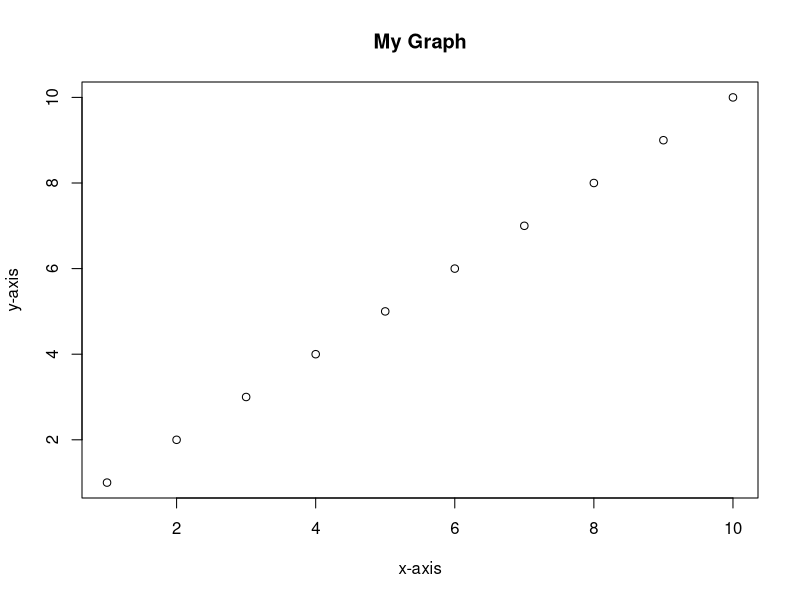
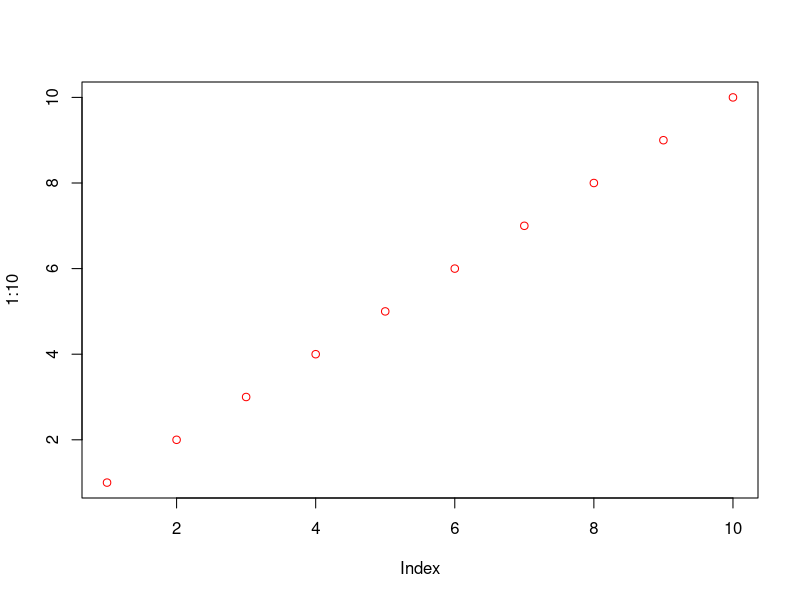
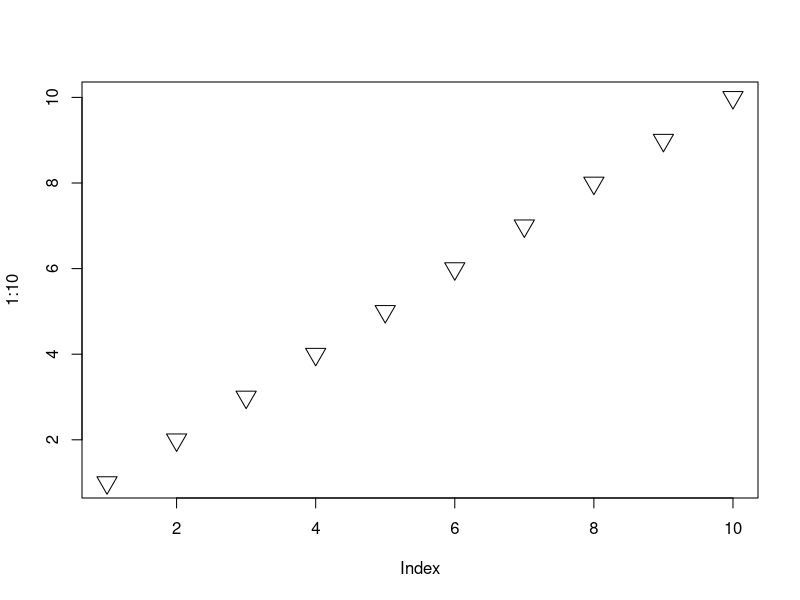
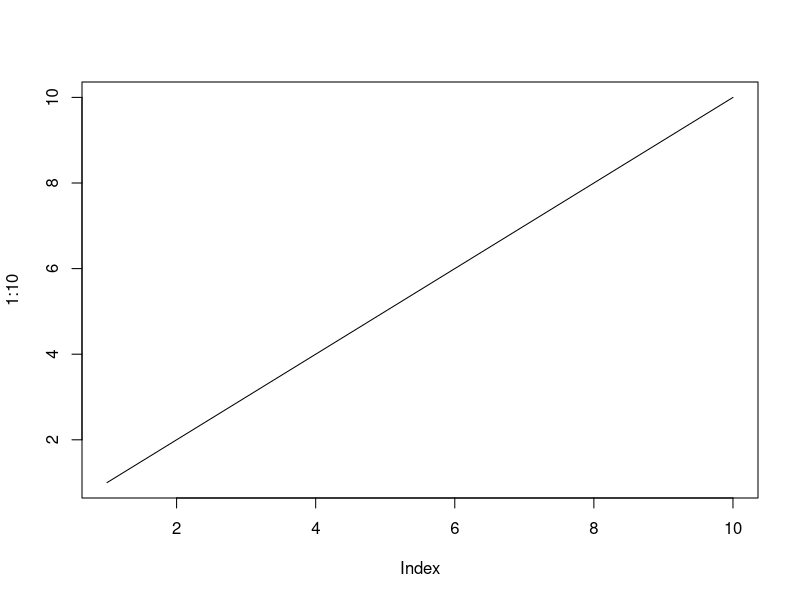
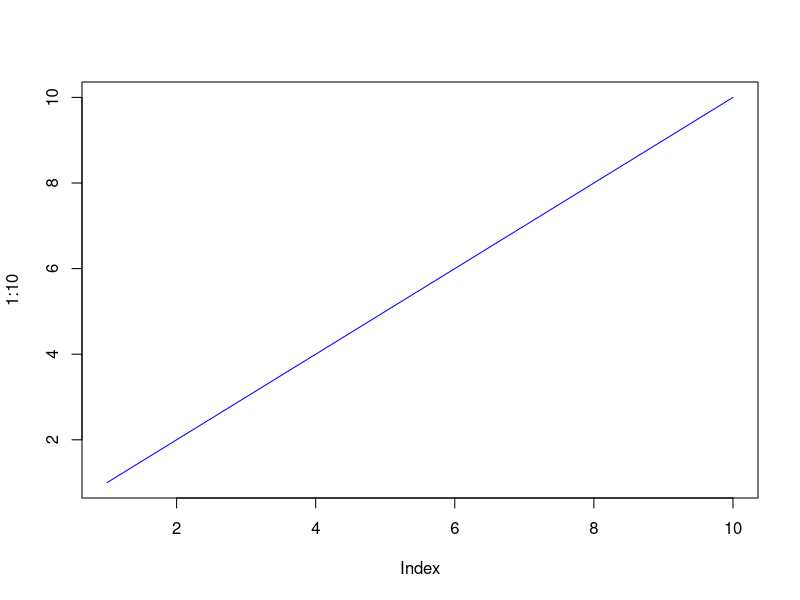
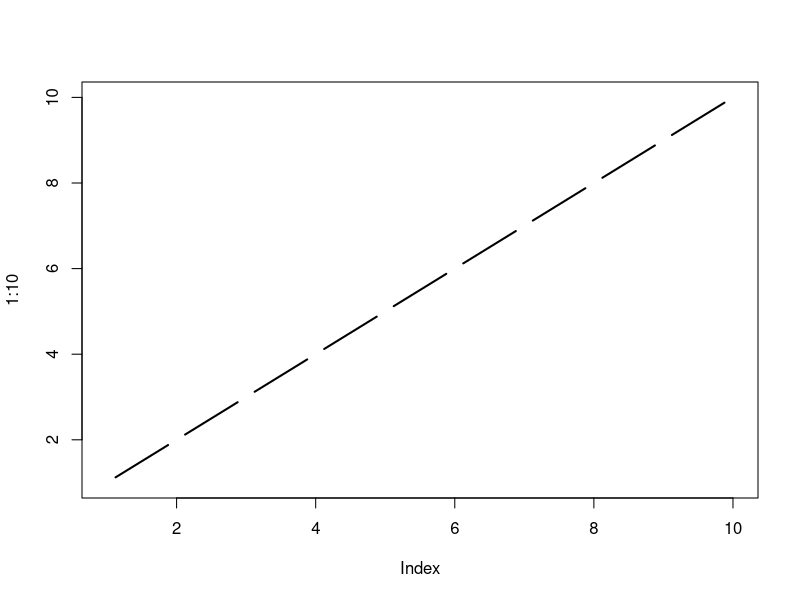
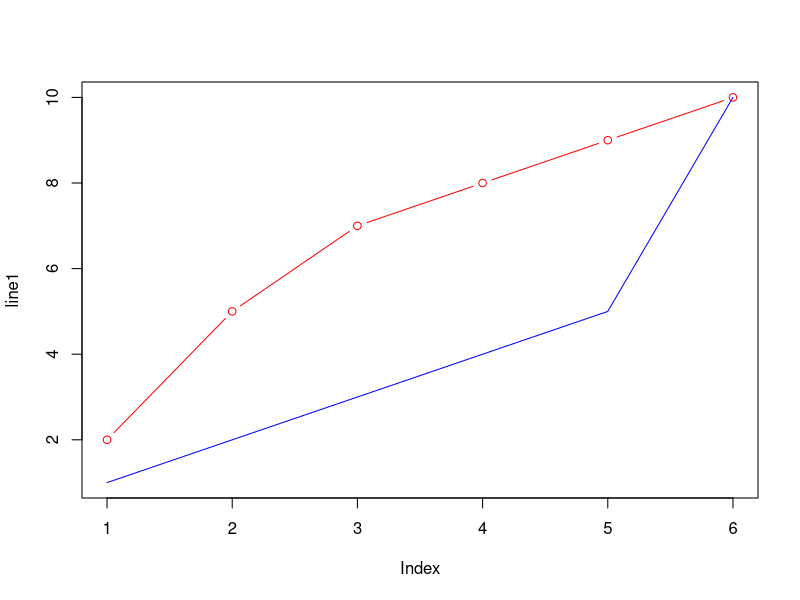
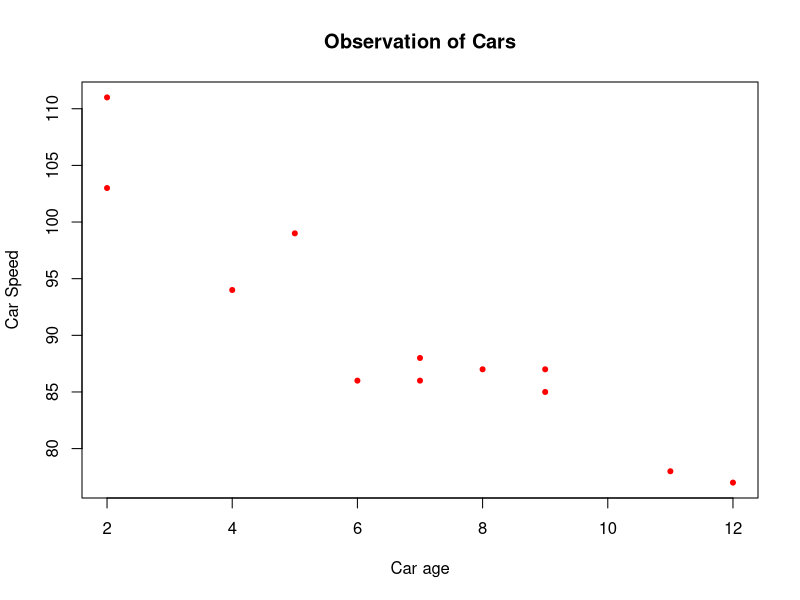

The R script that drew these images, in order:
plot(1:10,main = "My Graph",xlab="x-axis",ylab="y-axis")
plot(1:10,col ="red")
plot(1:10,pch=25,cex=2)
plot(1:10,type ="l")
plot(1:10,type="l",col ="blue")
plot(1:10,type="c",lwd=2)


#Multiple Lines
line1 <- c(1,2,3,4,5,10)
line2 <- c(2,5,7,8,9,10)
plot(line1,type="l",col = "blue")
lines(line2,type="b",col="red")

#Scatter Plots
x <- c(5,7,8,7,2,2,9,4,11,12,9,6)
y <- c(99,86,87,88,111,103,87,94,78,77,85,86)
plot(x,y, main="Observation of Cars",xlab="Car age",ylab="Car Speed", col="red",pch =20)

#Pie Charts
x <- c(25,75)
pie(x)

x <- c(10,20,30,40)
pie(x,init.angle = 90)

#Eg3
mylabel <-c("Apples", "Bananas","cherries","Dates")
pie(x,label = mylabel,main="fruits")

#Eg 4
x <- c(10,20,30,40)
colour <- c("blue","yellow","green","black")
pie(x, label=mylabel, main="Fruits", col = colour )
legend("bottomright",legend=mylabel, fill=colour)





